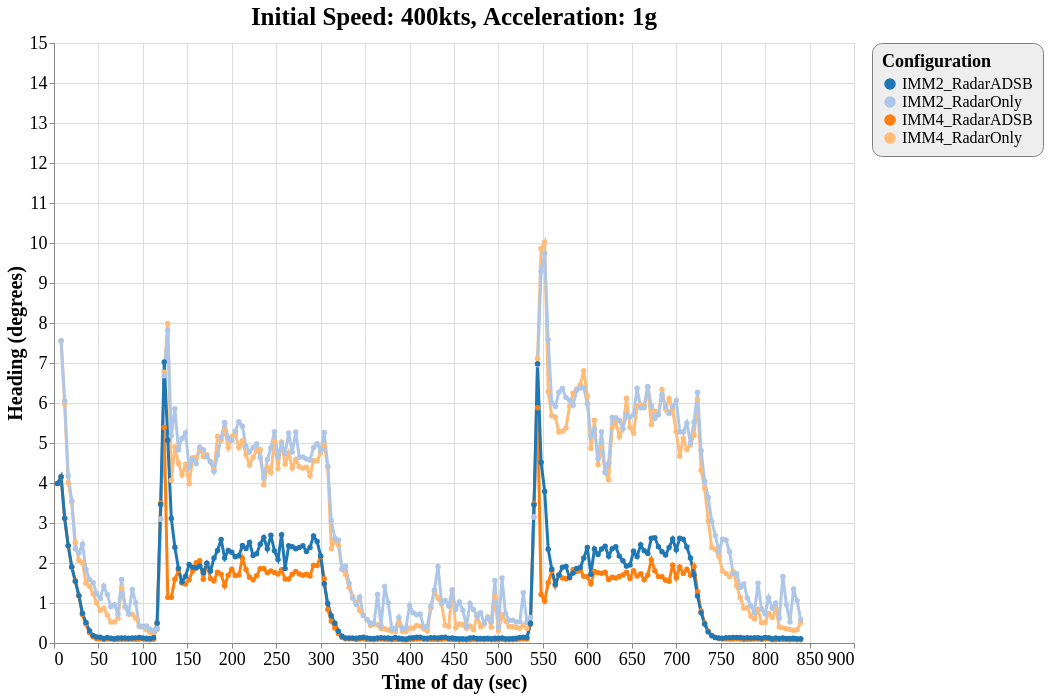

The Vega-Lite source for this figure:
### Vega-Lite specification from a JSON file in a GitHub repository (floating-point values rounded to 4 significant figures; data arrays with more than 128 entries replaced by an {"elided": "..."} marker saying what was removed)
{"config": {"view": {"continuousWidth": 800, "continuousHeight": 600}, "axisX": {"labelFontSize": 18, "titleFontSize": 20}, "axisY": {"labelFontSize": 18, "titleFontSize": 20}, "font": "Times New Roman", "legend": {"cornerRadius": 10, "fillColor": "#EEEEEE", "labelFontSize": 16, "padding": 10, "strokeColor": "gray", "titleFontSize": 18}, "title": {"fontSize": 25}}, "data": {"name": "data-81723074ba84d0e9291a73bcea29a0d0"}, "mark": {"type": "line", "point": true, "strokeWidth": 3}, "encoding": {"color": {"type": "ordinal", "field": "config", "scale": {"scheme": "category20"}, "title": "Configuration"}, "x": {"type": "quantitative", "field": "time", "title": "Time of day (sec)"}, "y": {"type": "quantitative", "field": "rmse_hdg", "scale": {"domain": [0, 15], "zero": false}, "title": "Heading (degrees)"}}, "selection": {"selector023": {"type": "interval", "bind": "scales", "encodings": ["x", "y"]}}, "title": "Initial Speed: 400kts, Acceleration: 1g", "$schema": "https://vega.github.io/schema/vega-lite/v4.8.1.json", "datasets": {"data-81723074ba84d0e9291a73bcea29a0d0": {"elided": "838 records"}}}
